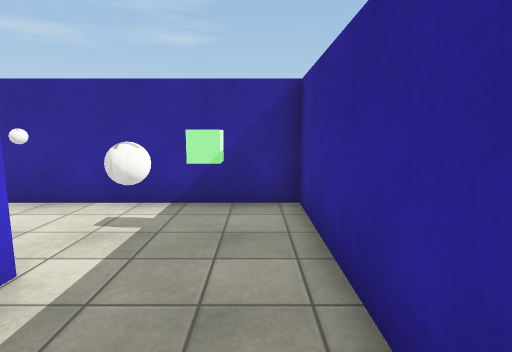
View 1 (above)

21 first-person views from a walk through a scene from a Unity 3-D project. The camera is 1.5 m above the floor, tilts 8° down and sees 80° across. The floor is counted in squares, 1 m on a side. Each view is taken from the middle of a square. On the plan, view 1 faces up. The plan holds only what a view shows up to about 15 squares ahead; the rest is blank. The place goes on beyond the plan. Surface patterns are stand-ins for the level's own textures.

View 2
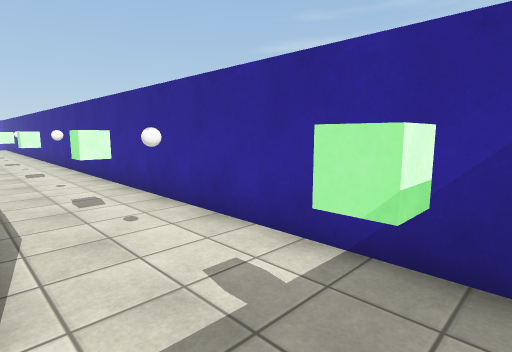

View 3
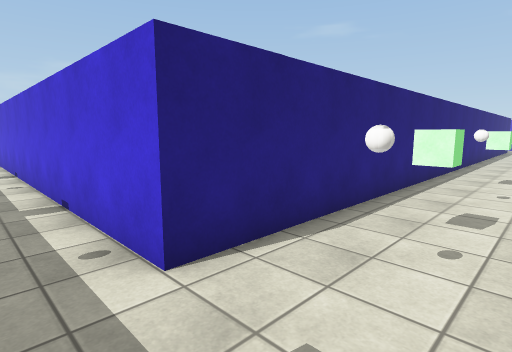

View 4
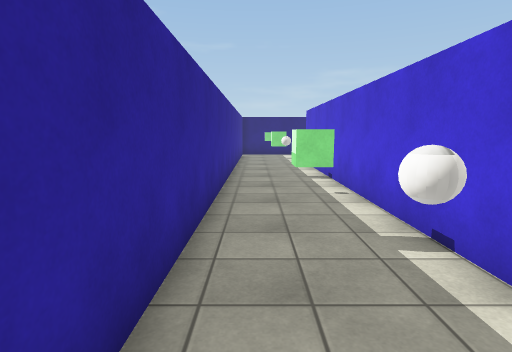

View 5
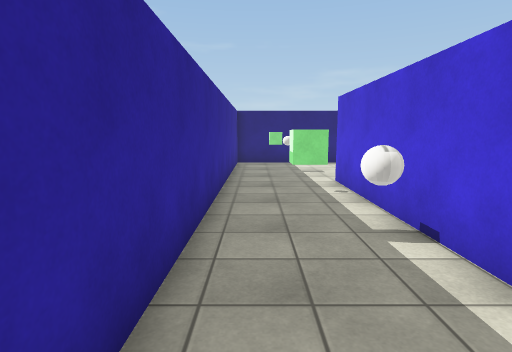

View 6
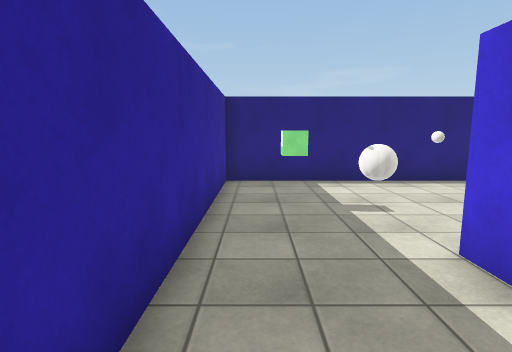

View 7
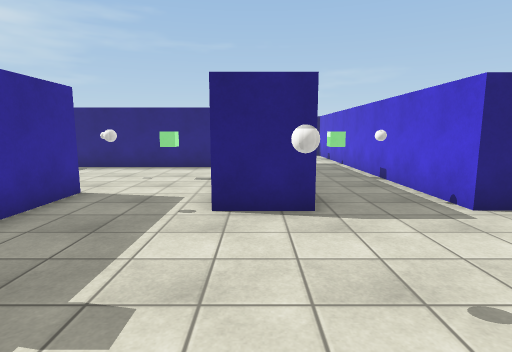

View 8
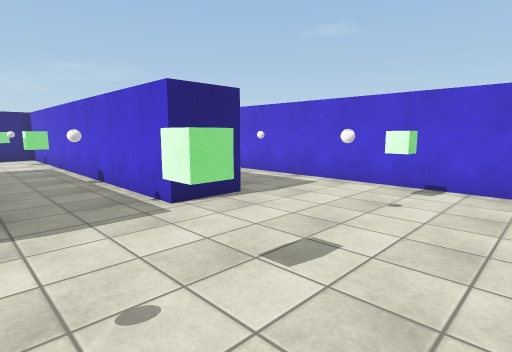

View 9
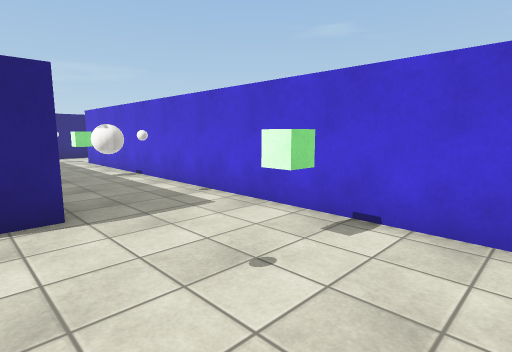

View 10
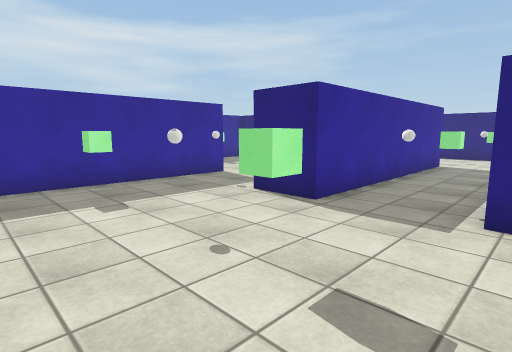

View 11
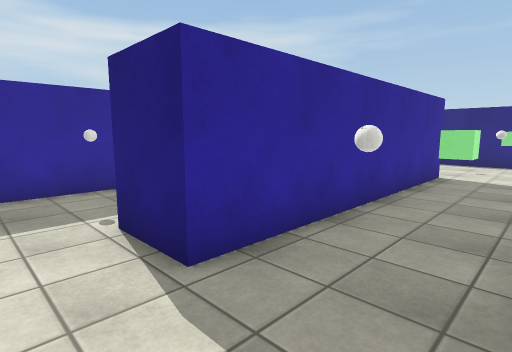

View 12
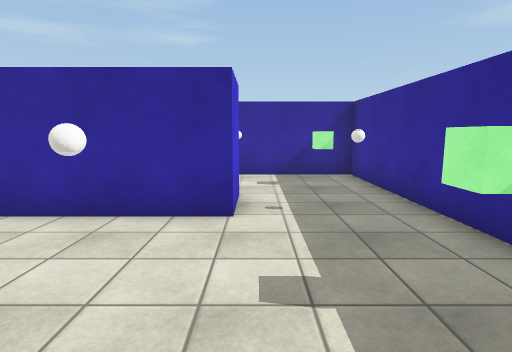

View 13
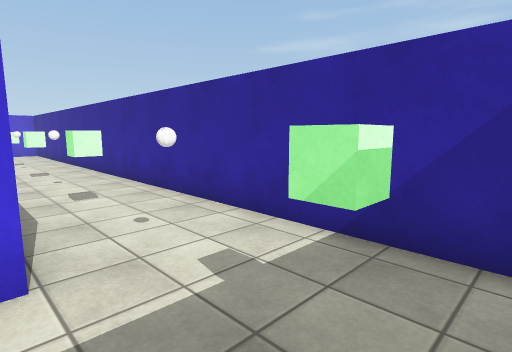

View 14
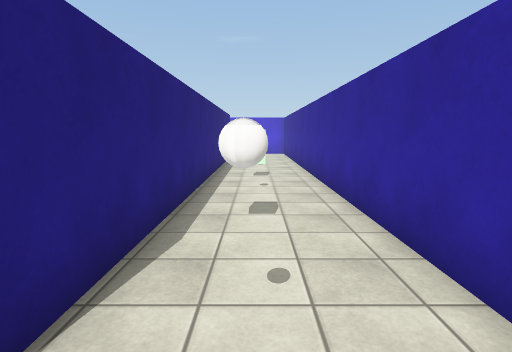

View 15
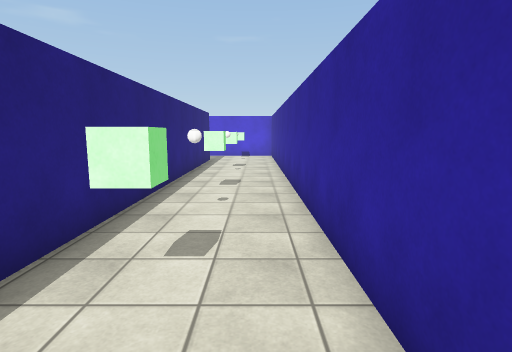

View 16
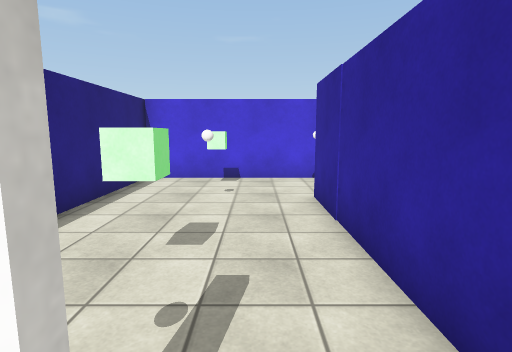

View 17
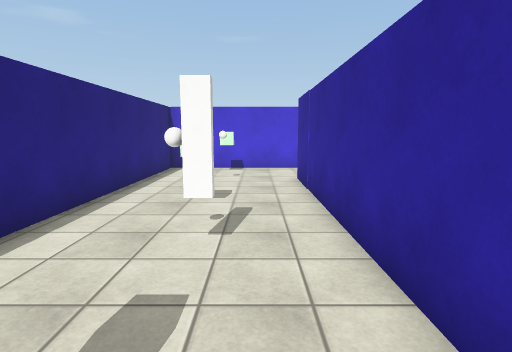

View 18
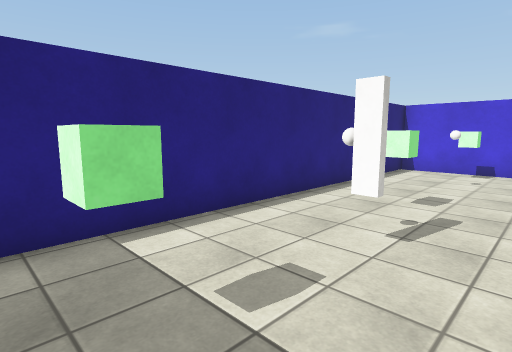

View 19
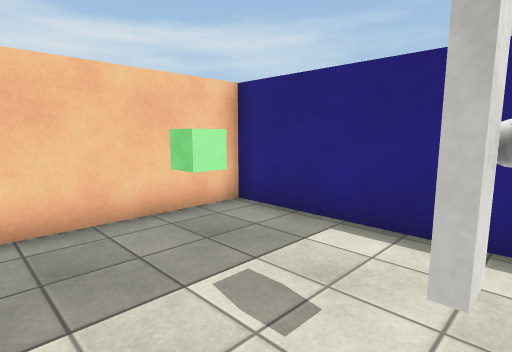

View 20
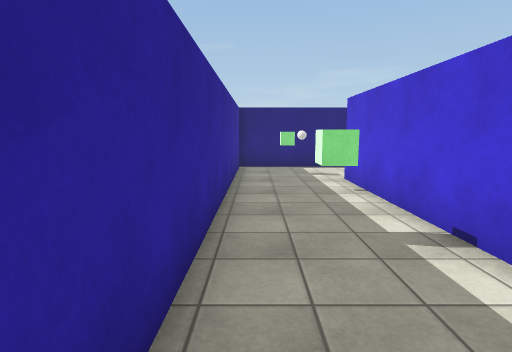

View 21
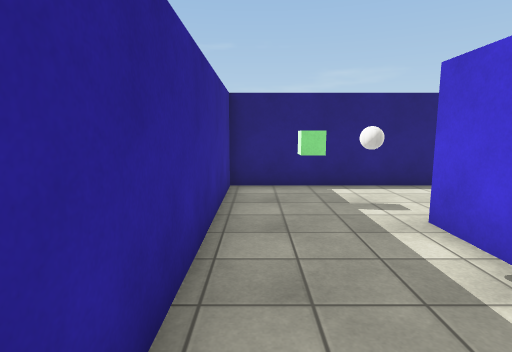

### Floor plan
Points are (right, up) in squares from view 1. A wall is a line through its corners. A room is listed if a view was taken in it or the views show most of it. See-through windows are left out.
Room 1 (views 1, 2, 3, 4, 5, 6, 7, 8, 9, 10, 11, 12, 13, 14, 15, 20, 21)
walls: (-8.4, -2.5) (-8.4, -4.6) (-12.6, -4.6); (-15.4, -10.8) (-13.3, -10.8) (-13.3, -20.5); (-18.9, -5.2) (-18.9, -22.1); (-4.5, -12.8) (-4.5, 1) (-22.4, 1); (-14, 3) (-2.5, 3) (-2.5, -12.8); (-7, -18.6) (0.9, -18.6) (0.9, 6.5) (-12.1, 6.5); (-22.5, -2.6) (-8.8, -2.6); (-19.4, 3) (-16.4, 3); (-10.1, -20.6) (-10.1, -10.8) (-8.1, -10.8); (-14.1, 6.5) (-17.9, 6.5); (-21.1, -25.7) (-15.3, -25.7) (-15.3, -12.8)
ways out: opening at (-11.5, -21) to room 2
objects: other object (-22, -1); other object (-20, -1); cube (-17, -24) to (-17, -23); ball (-17, -20); cube (-17, -17) to (-17, -16); other object (-17, -12); cube (-17, -8) to (-17, -7); cube (-17, -1); cube (-17, 5); ball (-15, -8); ball (-14, -1); other object (-14, 5); other object (-12, -20); cube (-12, -16) to (-12, -15); ball (-12, -12); cube (-12, -8) to (-12, -7); cube (-12, -1); cube (-12, 5); ball (-9, -8); ball (-9, -1); ball (-9, 5); cube (-6, -15); other object (-6, -11); cube (-6, -8) to (-6, -7); ball (-6, -4); cube (-6, -1); cube (-6, 5); other object (-4, -15); ball (-4, 5); cube (-1, -15); ball (-1, -11); cube (-1, -8) to (-1, -7); ball (-1, -5); cube (-1, -1); ball (-1, 2); cube (-1, 5)
Room 2 (views 16, 17, 18, 19)
walls: (-1.5, -20.6) (-10.1, -20.6); (-13.3, -20.5) (-13.3, -25.7) (1.3, -25.7) (1.3, -21.2)
ways out: opening at (-11.5, -21) to room 1
objects: cube (-12, -23); other object (-9, -23); cube (-6, -23); ball (-4, -23); cube (-1, -23)

Where each view was taken, in squares from view 1:
view 1: 0 up, 0 right, facing up
view 2: 3 up, 0 right, facing up-left
view 3: 6 up, 1 left, facing down-left
view 4: 3 up, 0 right, facing down
view 5: 3 down, 0 right, facing down
view 6: 9 down, 0 right, facing down
view 7: 5 down, 9 left, facing down
view 8: 5 down, 10 left, facing down-left
view 9: 5 down, 14 left, facing down-left
view 10: 5 down, 14 left, facing down-right
view 11: 9 down, 13 left, facing down-right
view 12: 10 down, 8 left, facing up
view 13: 3 down, 5 left, facing up-left
view 14: 1 down, 7 left, facing left
view 15: 0 up, 9 left, facing left
view 16: 22 down, 3 left, facing left
view 17: 22 down, 0 right, facing left
view 18: 21 down, 0 right, facing down-left
view 19: 21 down, 4 left, facing down-right
view 20: 12 down, 16 left, facing down
view 21: 17 down, 16 left, facing down
